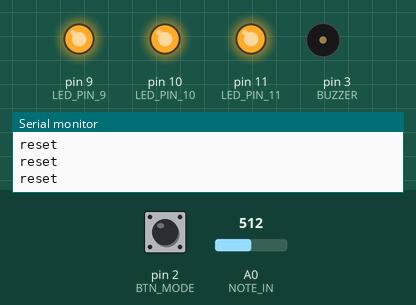
The sketch below on a simulated Arduino Uno, built with avr-gcc and run on an emulated ATmega328P. Parts: output pins drawn as LEDs (lit = HIGH), buzzer (waves = sounding), the last lines printed to the serial monitor. Dashed ring = blinking. Inputs (shaded band) come from the test bench; at power-on: pin 2 (BTN_MODE) LOW, A0 (NOTE_IN) = 512.

Above: at 1.2 s.
1.3 s: pin 2 (BTN_MODE) pulled HIGH for 1 s
At 2.7 s:
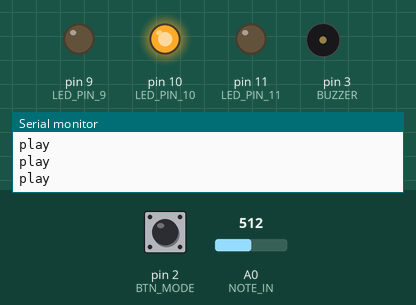
3.9 s: pin 2 (BTN_MODE) pulled HIGH for 0.15 s
At 5.3 s:
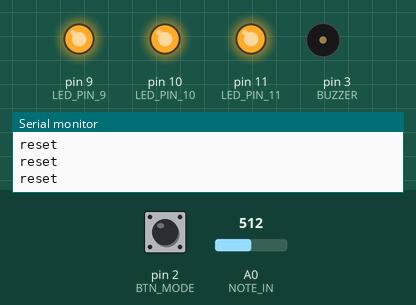
7.0 s: pin 2 (BTN_MODE) pulsed HIGH 2 times (0.12 s each, 0.3 s apart)
At 8.4 s:
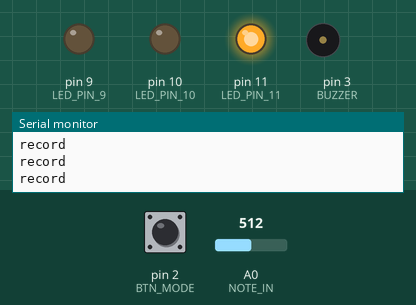
10.6 s: pin 2 (BTN_MODE) pulled HIGH for 3.2 s
At 11.85 s:
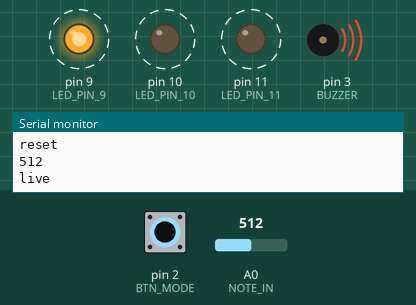
Timing chart, 0 to 15.6 s (numbered marks = the images above; inputs shaded):
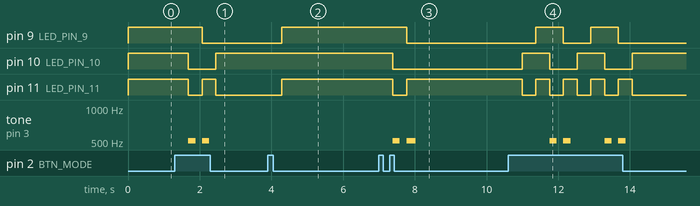

Measured:
- after the input at 1.3 s, pin 9 (LED_PIN_9): HIGH → LOW after 0.77 s; pin 10 (LED_PIN_10): HIGH → LOW after 0.39 s, → HIGH 0.77 s later
- after the input at 3.9 s, pin 9 (LED_PIN_9), pin 11 (LED_PIN_11): LOW → HIGH after 0.39 s
- after the input at 7.0 s, pin 9 (LED_PIN_9): HIGH → LOW after 0.77 s; pin 10 (LED_PIN_10): HIGH → LOW after 0.38 s; pin 11 (LED_PIN_11): HIGH → LOW after 0.38 s, → HIGH 0.38 s later; tone on pin 3 (BUZZER): alternates 512 Hz for 0.23 s and silent for 0.18 s, 4 changes in all, then stays silent, starting after 0.38 s
- after the input at 10.6 s, pin 9 (LED_PIN_9): alternates HIGH for 0.77 s and LOW for 0.77 s, 4 changes in all, then stays LOW, starting after 0.77 s; pin 10 (LED_PIN_10): alternates HIGH for 0.77 s and LOW for 0.77 s, 5 changes in all, then stays HIGH, starting after 0.39 s

The sketch:

MyMusicMachine.ino
```cpp
//SYSTEM VARIABLES

int mode = 0; //DETERMINE MY STATE
int cnt_notes = 0; //COUNT NOTES IN RECORD MODE

#define LED_PIN_9  9 //BLUE
#define LED_PIN_10 10 //GREEN
#define LED_PIN_11 11 //RED
#define BTN_MODE   2 //BUTTON MODE

#define NOTE_IN    A0 //Resistor ladder input Pin
#define MAX_NOTES  16 //MAX RECORD NOTES
#define BUZZER     3 //SOUND UOTPUT

const int DURATION = 200; //general note time

int notes[MAX_NOTES];

void setup() {
  // put your setup code here, to run once:
  Serial.begin(9600); // Communicate with the computer
  pinMode(BTN_MODE, INPUT); //capture mode selection
}

void chooseMode() {
  if(digitalRead(BTN_MODE) == HIGH) {
    if(mode < 3) mode ++;
    else mode = 0;
    delay(384); //poormans debounce.
    }
//    Serial.println(mode);
}

void reset(){
  cnt_notes = 0;
}

void live() {
  int _t = analogRead(NOTE_IN);
  Serial.println(_t);
  tone(BUZZER, analogRead(NOTE_IN), DURATION);
  delay(DURATION % 4);
}

void record() {
  if(cnt_notes < MAX_NOTES){
    int _t = analogRead(NOTE_IN);
    if(_t > 8) {
      tone(BUZZER, _t, DURATION);
      delay(DURATION%4);
      notes[cnt_notes];
      cnt_notes++;
    }
  }
}

void play() {

}

void selectMode() {
  switch(mode) {
    case 0:
    reset();
    Serial.println("reset");
    break;
    case 1: live();
    Serial.println("live");
    break;
    case 2: record(); Serial.println("record");
    break;
    case 3: play(); Serial.println("play");
    break;
    default: Serial.println("default");
  }
}

void setRGB() {
   switch(mode) {
    case 0:
    analogWrite(LED_PIN_9,255);
    analogWrite(LED_PIN_10,255);
    analogWrite(LED_PIN_11,255);
    break;

    case 1:
    analogWrite(LED_PIN_9,255);
    analogWrite(LED_PIN_10,0);
    analogWrite(LED_PIN_11,0);
    break;

    case 2:
    analogWrite(LED_PIN_9,0);
    analogWrite(LED_PIN_10,0);
    analogWrite(LED_PIN_11,255);
    break;

    case 3:
    analogWrite(LED_PIN_9,0);
    analogWrite(LED_PIN_10,255);
    analogWrite(LED_PIN_11,0);
    break;

    default: Serial.println("default");
  }
}

void loop() {
  // put your main code here, to run repeatedly:
  chooseMode();
  selectMode();
  setRGB();
}
```
